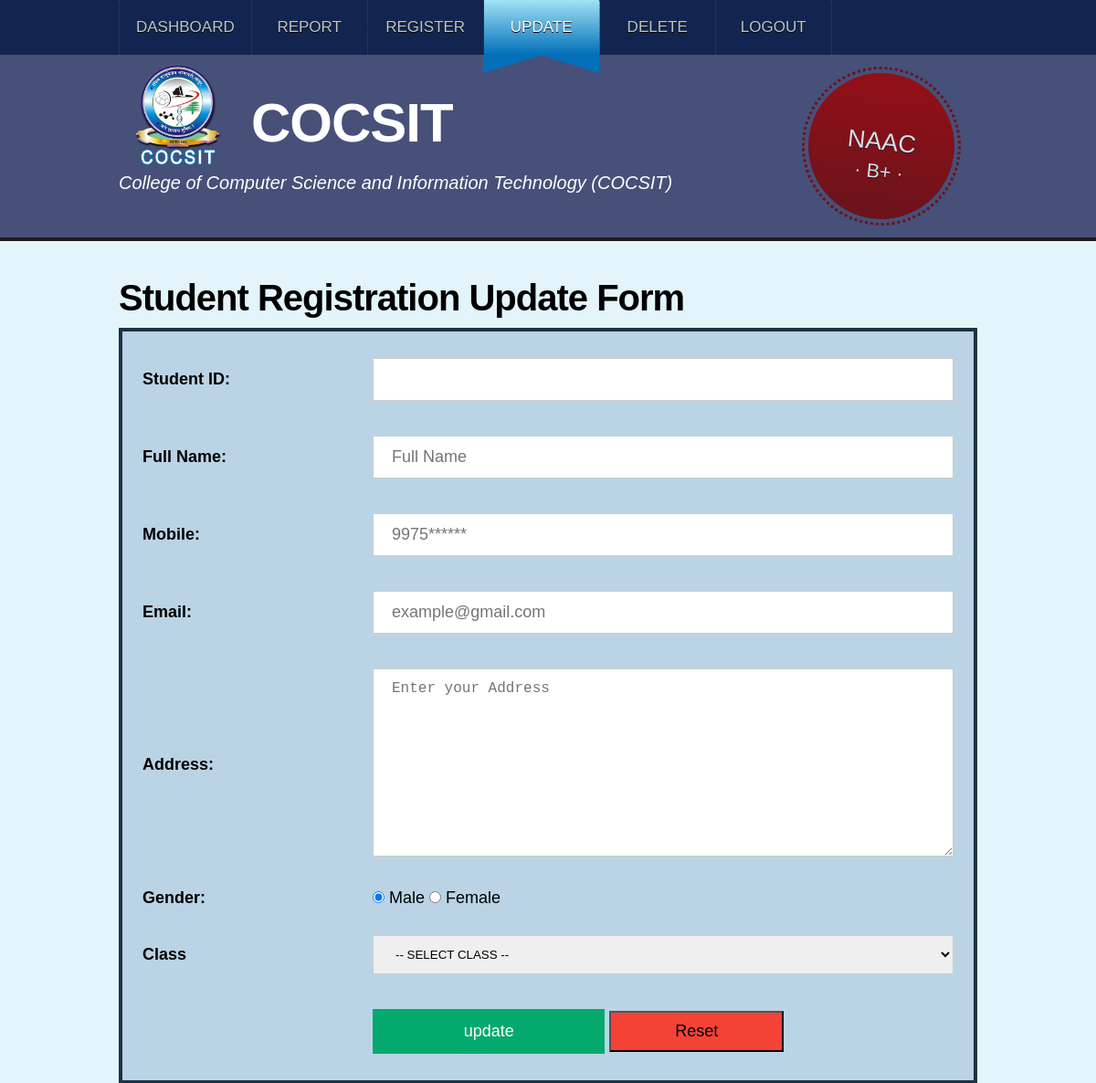
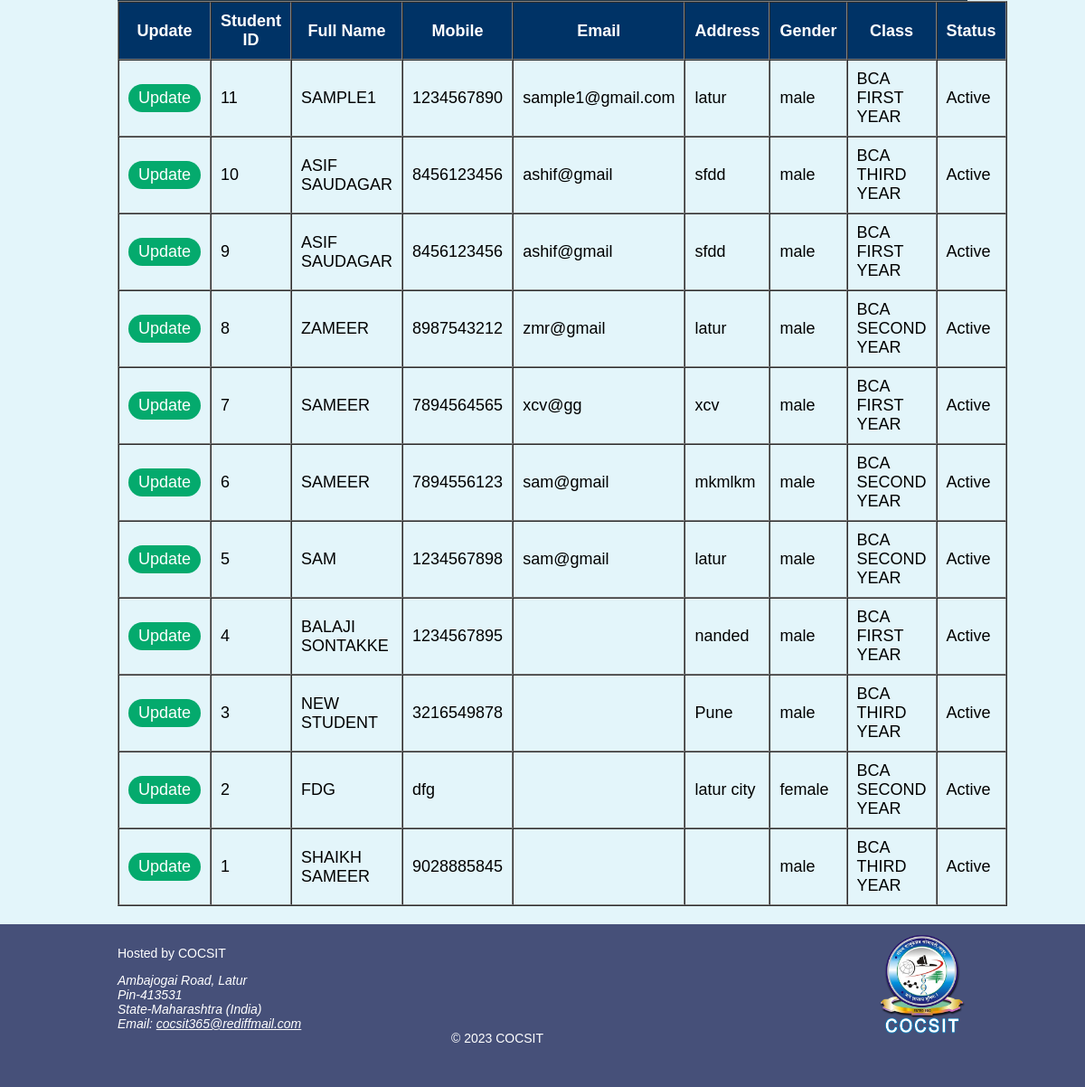
Page /update.php (signed in) on the committed database (2 pictures, top to bottom).
### tables this page shows
CREATE TABLE `stud_registration_tb` (
  `stud_id` int(11) NOT NULL,
  `stud_full_name` varchar(50) NOT NULL,
  `stud_mobile` varchar(12) NOT NULL,
  `stud_email` varchar(30) NOT NULL,
  `stud_address` text NOT NULL,
  `stud_gender` varchar(20) NOT NULL,
  `class_id` int(10) NOT NULL,
  `stud_status` int(11) NOT NULL DEFAULT '1'
);

CREATE TABLE `class_tb` (
  `class_id` int(10) NOT NULL,
  `class_name` varchar(50) NOT NULL,
  `status` int(11) NOT NULL DEFAULT '1'
);

### update.php (the view, shortened to what this page needs)
<?php
include("common/db_connect.php");
if(isset($_POST['updatebtn']))
{
$update_stud_id = $_POST['update_stud_id'];
$update_stud_full_name = $_POST['update_stud_full_name'];
$update_stud_mobile = $_POST['update_stud_mobile'];
$update_stud_email = $_POST['update_stud_email'];
$update_stud_address = $_POST['update_stud_address'];
$update_stud_gender = $_POST['update_stud_gender'];
$update_class_id = $_POST['update_class_id'];
}
else
{
    $update_stud_id = "";
    $update_stud_full_name = "";
    $update_stud_mobile = "";
    $update_stud_email = "";
    $update_stud_address = "";
    $update_stud_gender = "";
}
?>
<!DOCTYPE html>
<html lang="en">
<head>
    <link href="style/style.css" rel="stylesheet" type="text/css" />
</head>
<body>
    <?php include("common/admin_menu.php"); ?>
    <?php include("common/header.php"); ?>
    <section class="page-section">
        <div class="container">
            <section class="introduction">
                <h1>
                    Student Registration Update Form
                </h1>
                <form name="form" method="post">
                    <table width="930" align="center" cellspacing="20">
                    <tr>
                            <td width="230"><label for="stud_id">Student ID:</label></td>
                            <td><input type="text" name="stud_id" id="stud_id" value="<?php echo $update_stud_id;?>" readonly></td>
                        </tr>
                        <tr>
                            <td width="230"><label for="fullname">Full Name:</label></td>
                            <td><input type="text" name="fullname" id="fullname" placeholder="Full Name" value="<?php echo $update_stud_full_name;?>" ></td>
                        </tr>
                        <tr>
                            <td><label for="mobile">Mobile:</label></td>
                            <td><input type="phone" placeholder="9975******" name="mobile" id="mobile" value="<?php echo $update_stud_mobile;?>"></td>
                        </tr>
                        <tr>
                            <td><label for="email">Email:</label></td>
                            <td><input type="email" name="email" id="email" placeholder="example@gmail.com"  value="<?php echo $update_stud_email;?>"></td>
                        </tr>
                        <tr>
                            <td><label for="address">Address:</label></td>
                            <td><textarea name="address" id="address" cols="30" rows="10" placeholder="Enter your Address" style="font-size: 16px;"><?php echo $update_stud_address;?></textarea></td>
                        </tr>
                        <tr>
                            <td><label for="gender">Gender:</label></td>
                            <td>
                            <?php
                            if($update_stud_gender=="female"){
                            ?>
                                <input type="radio" name="gender" id="gender" value="male"> Male
                                <input checked type="radio" name="gender" id="gender" value="female"> Female
                            <?php
                            }
                            else
                            {
                            ?>
                                <input checked type="radio" name="gender" id="gender" value="male"> Male
                                <input type="radio" name="gender" id="gender" value="female"> Female
                            <?php
                            }
                            ?>
                            </td>
                        </tr>
                        <tr>
                            <td><label for="edu">Class</label></td>
                            <td>
                                <select name="class" id="class" required>
                                    <option value="">-- SELECT CLASS --</option>
                                </select>
                            </td>
                        </tr>
                        <tr>
                            <td>
                            </td>
                            <td>
                                <input type="submit" value="update" name="update">
                                <input type="reset">
                            </td>
                        </tr>
                    </table>
                </form>
            </section>
            <section>
            <table align="center" cellspacing="0" cellpadding="10px;" border="1">
 	<tr style="background-color:#003366; color:#FFFFFF;">
<th>Update</th>
<th>Student ID</th>
<th>Full Name</th>
<th>Mobile</th>
<th>Email</th>
<th>Address</th>
<th>Gender</th>
<th>Class</th>
<th>Status</th>
    </tr>
    <?php
		$query="SELECT * FROM stud_registration_tb JOIN class_tb ON stud_registration_tb.class_id=class_tb.class_id ORDER BY stud_id DESC";
		$result = mysqli_query($conn, $query);
		$rowcount=mysqli_num_rows($result);
		if($rowcount> 0)
		{
				while($datarow = mysqli_fetch_array($result))
			{
			?>
             <tr>
                    <td>
<form name="form" action="update.php" method="post" style="all: initial;">
<input type="submit" name="updatebtn" value="Update" style="width: 80px; padding: 5px; border-radius: 30px;">
                    <br>
                    </form>
                    </td>
                    <td>
             		<?php echo $datarow['stud_id'];?>
                    </td>
                    <td>
                    <?php echo $datarow['stud_full_name'];?>
                    </td>
                    <td>
                    <?php echo $datarow['stud_mobile'];?>
                    </td>
                    <td>
                    <?php echo $datarow['stud_email'];?>
                    </td>
                    <td>
                    <?php echo $datarow['stud_address'];?>
                    </td>
                    <td>
                    <?php echo $datarow['stud_gender'];?>
                    </td>
                    <td>
                    <?php echo $datarow['class_name'];?>
                    </td>
                    <td>
                    <?php if ($datarow['stud_status'] == 1){echo "Active";}else{echo "In-Active";};?>
                    </td>
            </tr>
			<?php
			}
		}
	?>
</table>
            </section>
        </div>
    </section>
    <?php include("common/footer.php"); ?>
</body>
</html>

### style/style.css (style rules this page uses)
html { font-size: 62.5%; font-family: Calibri, Arial, sans-serif; background-color: #e3f5fa; height: 100%; }
body { height: 100%; margin: 0; font-size: 1.8rem; }
input, button { margin: 0; font-size: 1.8rem; font-family: Calibri, Arial, sans-serif; }
.container { padding: 0 1rem; max-width: 94rem; margin: 0 auto; }
section.page-section .container { padding-bottom: 2rem; }
h1 { font-size: 4rem; letter-spacing: -1px; margin: 1em 0 .25em 0; }
section.page-section { min-height: calc(100% - 46.6rem); }
form { border: 4px solid rgb(29, 50, 66); background-color: #bad4e5; }
label { font-weight: Bold; font-size: 18px; }
input[type=text], input[type=password], input[type=email], input[type=number], input[type=url], input[type=date], input[type=phone], textarea, select { width: 100%; padding: 12px 20px; margin: 8px 0; display: inline-block; border: 1px solid #ccc; box-sizing: border-box; }
input[type=submit] { background-color: #04AA6D; color: white; padding: 14px 20px; margin: 8px 0; border: none; cursor: pointer; width: 40%; }
input[type=reset] { width: 30%; padding: 10px 18px; background-color: #f44336; }

### rows in the picture
stud_registration_tb: stud_id "11", stud_full_name "SAMPLE1", stud_mobile "1234567890", stud_email "sample1@gmail.com", stud_address "latur", stud_gender "male", class.class_name "BCA FIRST YEAR", stud_status "Active"
stud_registration_tb: stud_id "10", stud_full_name "ASIF SAUDAGAR", stud_mobile "8456123456", stud_email "ashif@gmail", stud_address "sfdd", stud_gender "male", class.class_name "BCA THIRD YEAR", stud_status "Active"
stud_registration_tb: stud_id "9", stud_full_name "ASIF SAUDAGAR", stud_mobile "8456123456", stud_email "ashif@gmail", stud_address "sfdd", stud_gender "male", class.class_name "BCA FIRST YEAR", stud_status "Active"
stud_registration_tb: stud_id "8", stud_full_name "ZAMEER", stud_mobile "8987543212", stud_email "zmr@gmail", stud_address "latur", stud_gender "male", class.class_name "BCA SECOND YEAR", stud_status "Active"
stud_registration_tb: stud_id "7", stud_full_name "SAMEER", stud_mobile "7894564565", stud_email "xcv@gg", stud_address "xcv", stud_gender "male", class.class_name "BCA FIRST YEAR", stud_status "Active"
stud_registration_tb: stud_id "6", stud_full_name "SAMEER", stud_mobile "7894556123", stud_email "sam@gmail", stud_address "mkmlkm", stud_gender "male", class.class_name "BCA SECOND YEAR", stud_status "Active"
stud_registration_tb: stud_id "5", stud_full_name "SAM", stud_mobile "1234567898", stud_email "sam@gmail", stud_address "latur", stud_gender "male", class.class_name "BCA SECOND YEAR", stud_status "Active"
stud_registration_tb: stud_id "4", stud_full_name "BALAJI SONTAKKE", stud_mobile "1234567895", stud_address "nanded", stud_gender "male", class.class_name "BCA FIRST YEAR", stud_status "Active"
stud_registration_tb: stud_id "3", stud_full_name "NEW STUDENT", stud_mobile "3216549878", stud_address "Pune", stud_gender "male", class.class_name "BCA THIRD YEAR", stud_status "Active"
stud_registration_tb: stud_id "2", stud_full_name "FDG", stud_mobile "dfg", stud_address "latur city", stud_gender "female", class.class_name "BCA SECOND YEAR", stud_status "Active"
stud_registration_tb: stud_id "1", stud_full_name "SHAIKH SAMEER", stud_mobile "9028885845", stud_gender "male", class.class_name "BCA THIRD YEAR", stud_status "Active"
